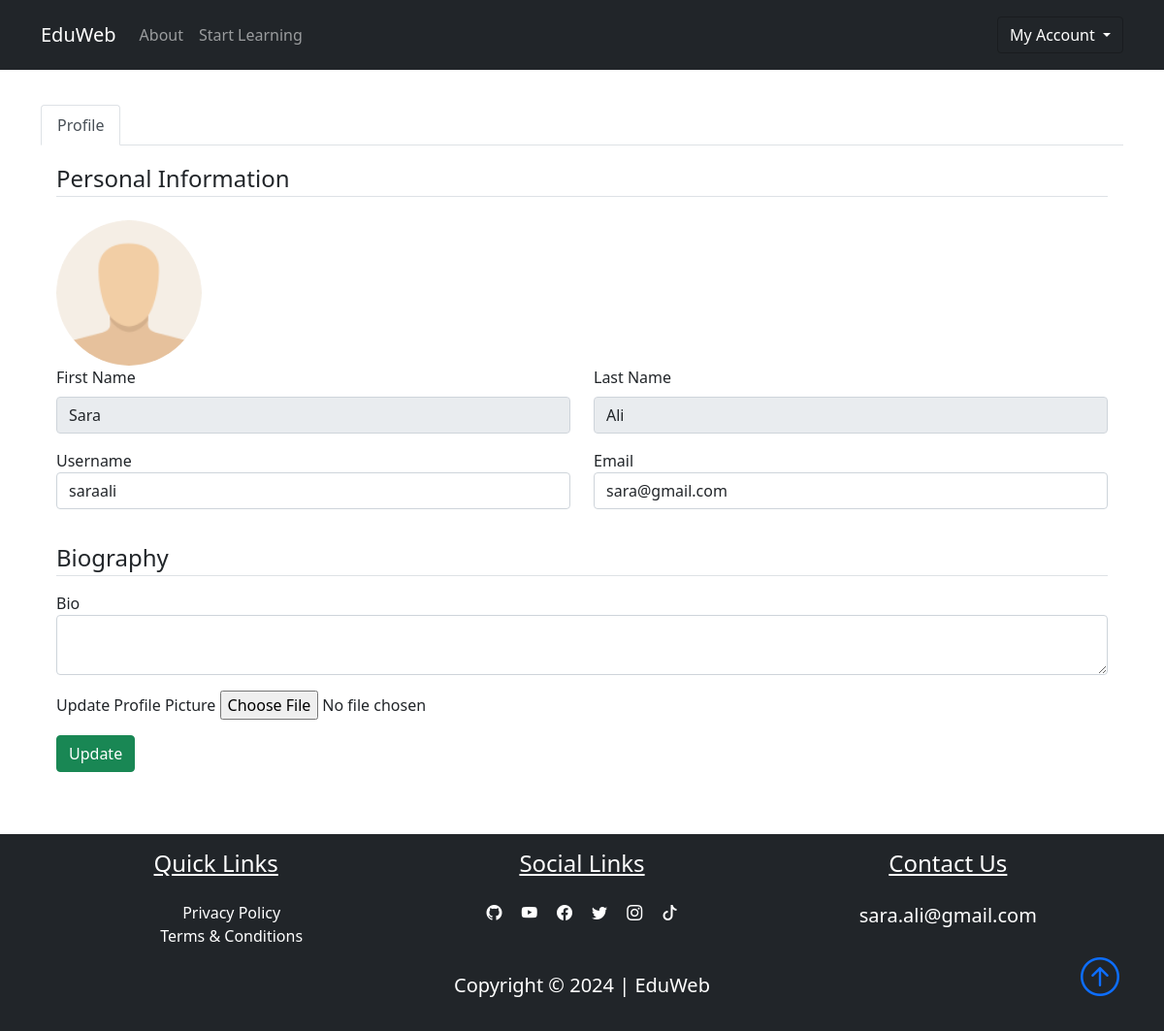
The page /dashboard (signed in) on the database its author committed.
### eduWeb/models.py (models this page shows, shortened)
class User(db.Model, UserMixin):
	id = db.Column(db.Integer, primary_key=True)
	fname = db.Column(db.String(25), nullable=False)
	lname = db.Column(db.String(25), nullable=False)
	username = db.Column(db.String(25), nullable=False, unique=True)
	email = db.Column(db.String(125), nullable=False, unique=True)
	image_file = db.Column(db.String(20), nullable=False, default='default.jpg')
	password = db.Column(db.String(60), nullable=False)
	bio = db.Column(db.Text, nullable=True)
	lessons = db.relationship("Lesson", backref='author', lazy=True)

### eduWeb/routes.py (the view)
@app.route("/dashboard", methods=["GET", "POST"])
@login_required
def dashboard():
    profile_form = UpdateProfileForm()
    if profile_form.validate_on_submit():
        if profile_form.picture.data:
            picture_file = save_picture(profile_form.picture.data)
            current_user.image_file = picture_file
        current_user.username = profile_form.username.data
        current_user.email = profile_form.email.data
        current_user.bio = profile_form.bio.data
        db.session.commit()
        flash("Your profile has been updated", "success")
        return redirect(url_for("dashboard"))
    elif request.method == "GET":
        profile_form.username.data = current_user.username
        profile_form.email.data = current_user.email
        profile_form.bio.data = current_user.bio
    image_file = url_for("static", filename=f"user_pics/{current_user.image_file}")
    return render_template(
        "dashboard.html",
        title="Dashboard",
        profile_form=profile_form,
        image_file=image_file,
    )

### eduWeb/forms.py (shortened to what this page needs)
class UpdateProfileForm(FlaskForm):
    username = StringField(
        "Username", validators=[DataRequired(), Length(min=2, max=25)]
    )
    email = StringField("Email", validators=[DataRequired(), Email()])
    bio = TextAreaField("Bio")
    picture = FileField(
        "Update Profile Picture", validators=[FileAllowed(["jpg", "png"])]
    )
    submit = SubmitField("Update")

### eduWeb/models.py (called while the page is built)
@login_manager.user_loader
def load_user(user_id):
	return User.query.get(int(user_id))

### eduWeb/templates/dashboard.html (shortened to what this page needs)
{%extends "layout.html"%}
{% block content%}
<div class="container my-5">
    <nav>
        <div class="nav nav-tabs" id="tablist">
            <button class="nav-link active" id="nav-profile-tab" data-bs-toggle="tab" data-bs-target="#nav-profile"
                type="button" role="tab" aria-controls="nav-profile" aria-selected="true">Profile</button>
        </div>
    </nav>
    <div class="tab-content" id="nav-tabContent">
        <div class="tab-pane show active fade p-3" id="nav-profile" role="tabpanel" aria-labelledby="nav-profile-tab">
            <form action=" " method="POST" enctype="multipart/form-data">
                <fieldset class='form-group'>
                    <legend class='border-bottom mb-4'>Personal Information</legend>
                    <img class="rounded-circle user-img" src="{{image_file}}" alt="">
                    <div class='form-group'>
                        <div class="row mb-3">
                            <div class="col">
                                <label for="fname" class="form-label">First Name</label>
                                <input class="form-control" type="text" value="{{ current_user.fname}}" readonly>
                            </div>
                            <div class="col">
                                <label for="lname" class="form-label">Last Name</label>
                                <input class="form-control" type="text" value="{{ current_user.lname}}" readonly>
                            </div>
                        </div>
                        <div class="row mb-3">
                            <div class="col">
                                {{ profile_form.username.label(class='form-control-label')}}
                                {% if profile_form.username.errors%}
                                {{ profile_form.username(class='form-control form-control-lg is-invalid')}}
                                <div class="invalid-feedback">
                                    {% for error in profile_form.username.errors %}
                                    <span>{{error}}</span>
                                    {% endfor %}
                                </div>
                                {% else %}
                                {{ profile_form.username(class='form-control form-control')}}
                                {% endif %}
                            </div>
                            <div class="col">
                                {{ profile_form.email.label(class='form-control-label')}}
                                {% if profile_form.email.errors%}
                                {{ profile_form.email(class='form-control form-control-lg is-invalid')}}
                                <div class="invalid-feedback">
                                    {% for error in profile_form.email.errors %}
                                    <span>{{error}}</span>
                                    {% endfor %}
                                </div>
                                {% else %}
                                {{ profile_form.email(class='form-control form-control')}}
                                {% endif %}
                            </div>
                        </div>
                    </div>
                </fieldset>
                <fieldset>
                    <legend class="border-bottom my-3">Biography</legend>
                    <div class="form-group">
                        <div class="my-3">
                            {{ profile_form.bio.label(class='form-control-label') }}
                            {{ profile_form.bio(class='form-control') }}
                        </div>
                        <div class="form-group mb-3">
                            {{ profile_form.picture.label}}
                            {{ profile_form.picture(class='form-control-file')}}
                        </div>
                        <div class="col-12">
                            <button class="btn btn-success" type="submit">Update</button>
                        </div>
                    </div>
                </fieldset>
            </form>
        </div>
    </div>
</div>
{% endblock content %}

### eduWeb/templates/layout.html (shortened to what this page needs)
<!DOCTYPE html>
<html lang="en">
<head>
	<link href="https://cdn.jsdelivr.net/npm/bootstrap@5.0.2/dist/css/bootstrap.min.css" rel="stylesheet">
	<link rel="stylesheet" href="https://cdn.jsdelivr.net/npm/bootstrap-icons@1.11.3/font/bootstrap-icons.min.css">
	<link rel="stylesheet" type="text/css" href="{{ url_for('static', filename='css/main.css') }}">
</head>
<body class="d-flex flex-column min-vh-100">
    <nav class="navbar navbar-expand-lg bg-dark navbar-dark py-3 fixed-top">
        <div class="container">
            <a href="{{url_for('home')}}" class="navbar-brand">EduWeb</a>
            <div class="collapse navbar-collapse" id="navmenu">
                <ul class="navbar-nav">
                    <li class="nav-item">
                        <a href="{{url_for('about')}}" class="nav-link">About</a>
                    </li>
                    <li class="nav-item">
                        <a href="#learn" class="nav-link">Start Learning</a>
                    </li>
                </ul>
                <ul class="navbar-nav ms-auto">
                    {% if current_user.is_authenticated %}
                    <div class="dropdown show">
                        <button class="btn btn-dark bg-dark dropdown-toggle" type="button" id="dropdownMenuButton1"
                            data-bs-toggle="dropdown" aria-expanded="false">
                            My Account
                        </button>
                    </div>
                    {% endif%}
                </ul>
            </div>
        </div>
    </nav>
	{% block content %} {% endblock %}
    <footer class="bg-dark mt-auto">
        <div class="container p-3">
            <div class="row text-center text-white">
                <div class="col-md-12 col-lg-4 pb-2">
                    <h4 class="text-center text-decoration-underline">Quick Links</h4>
                    <ul class=" nobull pt-3">
                        <li><a href="#" class="link text-white">Privacy Policy</a></li>
                        <li><a href="#" class="link text-white">Terms & Conditions</a></li>
                    </ul>
                </div>
                <div class="col-md-12 col-lg-4">
                    <h4 class="text-center text-decoration-underline pb-3">Social Links</h4>
                    <a href="#" class="text-white p-2"><i class="bi-github"></i></a>
                    <a href="#" class="text-white p-2"><i class="bi-youtube"></i></a>
                    <a href="#" class="text-white p-2"><i class="bi-facebook"></i></a>
                    <a href="#" class="text-white p-2"><i class="bi-twitter"></i></a>
                    <a href="#" class="text-white p-2"><i class="bi-instagram"></i></a>
                    <a href="#" class="text-white p-2"><i class="bi-tiktok"></i></a>
                </div>
                <div class="col-md-12 col-lg-4 pb-2">
                    <h4 class="text-center text-decoration-underline pb-3">Contact Us</h4>
                    <p class="lead">sara.ali@gmail.com</p>
                </div>
            </div>
            <div class="col text-white text-center position-relative">
                <p class="lead font-weight-bold">Copyright &copy; 2024 | EduWeb</p>
                <a href="#" class="position-absolute bottom-0 end-0">
                    <i class="bi bi-arrow-up-circle h1"></i>
                </a>
            </div>
        </div>
    </footer>
</body>
</html>

### eduWeb/static/css/main.css (style rules this page uses)
body::before { display: block; content: ''; height: 60px; }
.user-img { height: 150px; width: 150px; margin-right: 8px; }
.link { text-decoration: none; }
.nobull { list-style-type: none; }

### rows shown on the page
User: fname "Sara", lname "Ali", username "saraali", email "sara@gmail.com"

### other values the page prints
{{ profile_form.username.label(class='form-control-label') }} "Username"
{{ profile_form.email.label(class='form-control-label') }} "Email"
{{ profile_form.bio.label(class='form-control-label') }} "Bio"
{{ profile_form.picture.label }} "Update Profile Picture"
